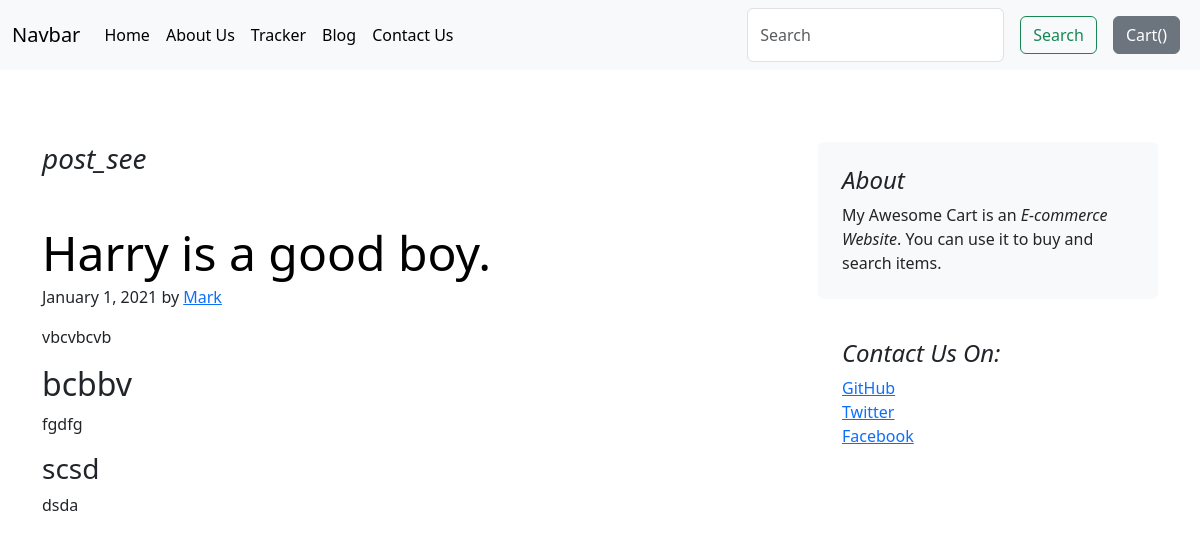
The page /blog/blogpost/1 on the database its author committed.
### blog/models.py (models this page shows)
class Blogpost(models.Model):
    post_id=models.AutoField(primary_key=True)
    title=models.CharField(max_length=50,default="")
    head0=models.CharField(max_length=500,default="")
    chead0=models.CharField(max_length=5000,default="")
    head1=models.CharField(max_length=500,default="")
    chead1=models.CharField(max_length=5000,default="")
    head2=models.CharField(max_length=500,default="")
    chead2=models.CharField(max_length=5000,default="")
    pub_date=models.DateField()
    thumbnail=models.ImageField(upload_to='blog/images',default="")
    def __str__(self):
        return self.title

### blog/views.py (the view)
# urls.py: path("blogpost/<int:id>",views.blogpost,name="blogpost"),
def blogpost(request,id):
    post=Blogpost.objects.filter(post_id=id)[0]
    print(post)
    return render(request,'blog/blogpost.html',{'post':post})

### blog/templates/blog/blogpost.html
{% extends 'blog/basic.html' %}
{% block body%}
<div class="container">
<div class="row g-5 mt-4">
    <div class="col-md-8">
      <h3 class="pb-4 mb-4 fst-italic">
        {{post.title}}
      </h3>
      <article class="blog-post">
        <h2 class="display-5 link-body-emphasis mb-1">{{post.head0}}</h2>
        <p class="blog-post-meta">January 1, 2021 by <a href="#">Mark</a></p>
        <p>{{post.chead0}}</p>
        <h2>{{post.head1}}</h2>
        <p>{{post.chead1}}</p>
        <h3>{{post.head2}}</h3>
        <p>{{post.chead2}}</p>
      </article>
    </div>
    <div class="col-md-4">
      <div class="position-sticky" style="top: 2rem;">
        <div class="p-4 mb-3 bg-body-tertiary rounded">
          <h4 class="fst-italic">About</h4>
          <p class="mb-0">My Awesome Cart is an <em>E-commerce Website</em>. You
        can use it to buy and search items.</p>
        </div>
        <div class="p-4">
          <h4 class="fst-italic">Contact Us On:</h4>
          <ol class="list-unstyled">
            <li><a href="#">GitHub</a></li>
            <li><a href="#">Twitter</a></li>
            <li><a href="#">Facebook</a></li>
          </ol>
        </div>
      </div>
    </div>
  </div>
</div>
{%endblock%}

### rows shown on the page
Blogpost: title "post_see", head0 "Harry is a good boy.", chead0 "vbcvbcvb", head1 "bcbbv", chead1 "fgdfg", head2 "scsd", chead2 "dsda"
